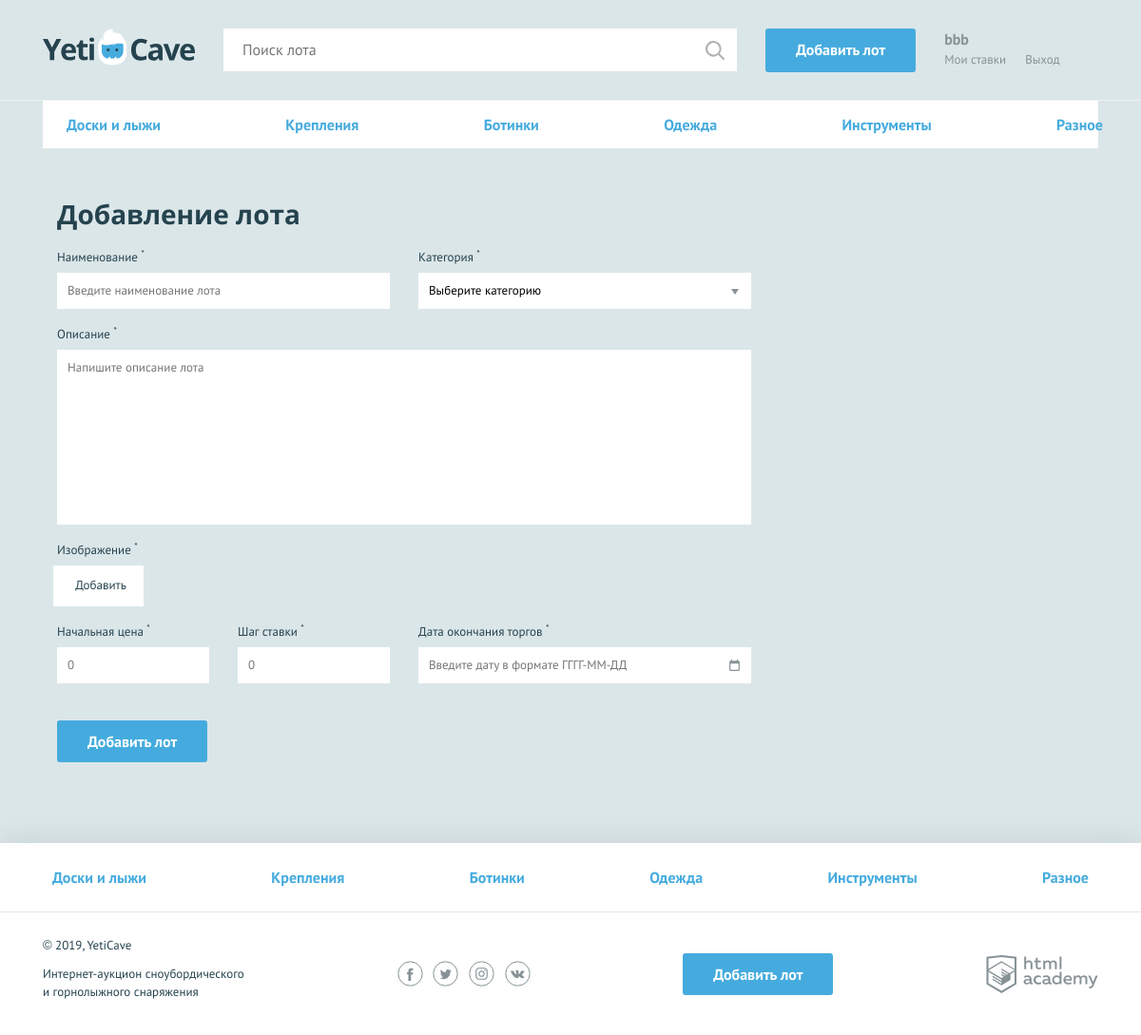
The page /add.php (signed in) on the database its author committed.
### tables this page shows
CREATE TABLE category (
    id_cat INT AUTO_INCREMENT PRIMARY KEY,
    name_cat CHAR(15) NOT NULL UNIQUE,
    code_cat CHAR(15) NOT NULL UNIQUE
);

### helpers.php (called while the page is built, shortened)
<?php
function include_template($name, array $data = []) {
    $name = 'templates/' . $name;
    extract($data);
    require $name;
    $result = ob_get_clean();
    return $result;
}

### init.php (called while the page is built, shortened)
<?php
require_once('config.php');
require_once('functions.php');
$link = mysqli_connect ($db['host'], $db['user'], $db['password'], $db['database']);
mysqli_set_charset($link, "utf8");
$query_category_list = 'SELECT id_cat, name_cat, code_cat FROM category';
$result_category_list = mysqli_query($link, $query_category_list);
$all_category = mysqli_fetch_all($result_category_list, MYSQLI_ASSOC);

### functions.php (called while the page is built, shortened)
<?php
require_once('helpers.php');
function getPostVal($name) {
    return $_POST[$name] ?? "";
};

### templates/main-add.php (the view, shortened to what this page needs)
<nav class="nav">
  <ul class="nav__list container">
    <?php foreach ($category_list as $key => $val) { ?>
      <li class="nav__item">
        <a href="all-lots.php?cat=<?=$val['id_cat']; ?>"><?=$val['name_cat']; ?></a>
      </li>
    <?php }; ?>
  </ul>
</nav>
<form class="form form--add-lot container <?=count($error_list) ? 'form--invalid' : ''; ?>" action="add.php" method="post" enctype="multipart/form-data">
  <h2>Добавление лота</h2>
  <div class="form__container-two">
    <div class="form__item <?=isset($error_list['lot-name']) ? 'form__item--invalid' : ''; ?>">
      <label for="lot-name">Наименование <sup>*</sup></label>
      <input id="lot-name" type="text" name="lot-name" placeholder="Введите наименование лота" value="<?=getPostVal('lot-name'); ?>">
    </div>
    <div class="form__item <?=isset($error_list['category']) ? 'form__item--invalid' : ''; ?>">
        <label for="category">Категория <sup>*</sup></label>
        <select id="category" name="category">
            <option value="">Выберите категорию</option>
        </select>
    </div>
  </div>
  <div class="form__item form__item--wide <?=isset($error_list['message']) ? 'form__item--invalid' : ''; ?>">
    <label for="message">Описание <sup>*</sup></label>
    <textarea id="message" name="message" placeholder="Напишите описание лота"><?=getPostVal('message'); ?></textarea>
  </div>
  <div class="form__item form__item--file <?=isset($error_list['lot-img']) ? 'form__item--invalid' : ''; ?>">
    <label>Изображение <sup>*</sup></label>
    <div class="form__input-file">
      <label for="lot-img">
        Добавить
      </label>
    </div>
  </div>
  <div class="form__container-three">
    <div class="form__item form__item--small <?=isset($error_list['lot-rate']) ? 'form__item--invalid' : ''; ?>">
      <label for="lot-rate">Начальная цена <sup>*</sup></label>
      <input id="lot-rate" type="text" name="lot-rate" placeholder="0" value="<?=getPostVal('lot-rate'); ?>">
    </div>
    <div class="form__item form__item--small <?=isset($error_list['lot-step']) ? 'form__item--invalid' : ''; ?>">
      <label for="lot-step">Шаг ставки <sup>*</sup></label>
      <input id="lot-step" type="text" name="lot-step" placeholder="0" value="<?=getPostVal('lot-step'); ?>">
    </div>
    <div class="form__item <?=isset($error_list['lot-date']) ? 'form__item--invalid' : ''; ?>">
      <label for="lot-date">Дата окончания торгов <sup>*</sup></label>
      <input class="form__input-date" id="lot-date" type="text" name="lot-date" placeholder="Введите дату в формате ГГГГ-ММ-ДД" value="<?=getPostVal('lot-date'); ?>">
    </div>
  </div>
  <button type="submit" class="button">Добавить лот</button>
</form>

### templates/layout.php (shortened to what this page needs)
<!DOCTYPE html>
<html lang="ru">
<head>
    <link href="../css/normalize.min.css" rel="stylesheet">
    <link href="../css/style.css" rel="stylesheet">
    <link href="../css/flatpickr.min.css" rel="stylesheet">
</head>
<body>
<div class="page-wrapper">
<header class="main-header">
    <div class="main-header__container container">
        <a class="main-header__logo" href="index.php">
            <img src="../img/logo.svg" width="160" height="39" alt="Логотип компании YetiCave">
        </a>
        <form class="main-header__search" method="get" action="search.php" autocomplete="off">
            <input type="search" name="search" placeholder="Поиск лота">
            <input class="main-header__search-btn" type="submit" name="find" value="Найти">
        </form>
        <a class="main-header__add-lot button" href="add.php">Добавить лот</a>
        <nav class="user-menu">
            <?php if (isset($_SESSION['user'])) { ?>
                <div class="user-menu__logged">
                    <p><?=$_SESSION['user']['name_user']; ?></p>
                    <a class="user-menu__bets" href="my-bets.php">Мои ставки</a>
                    <a class="user-menu__logout" href="logout.php">Выход</a>
                </div>
            <?php }; ?>
        </nav>
    </div>
</header>
<main class="container"><?=$main_content; ?></main>
</div>
<footer class="main-footer">
    <nav class="nav">
        <ul class="nav__list container">
            <?php foreach ($category_list as $key => $val) { ?>
                <li class="nav__item">
                    <a href="all-lots.php?cat=<?=$val['id_cat']; ?>"><?=($val['name_cat']); ?></a>
                </li>
            <?php }; ?>
        </ul>
    </nav>
    <div class="main-footer__bottom container">
        <div class="main-footer__copyright">
            <p>© 2019, YetiCave</p>
            <p>Интернет-аукцион сноубордического и горнолыжного снаряжения</p>
        </div>
        <div class="main-footer__social social">
            <a class="social__link social__link--facebook" href="#">
            </a>
            <a class="social__link social__link--twitter" href="#">
            </a>
            <a class="social__link social__link--instagram" href="#">
            </a>
            <a class="social__link social__link--vkontakte" href="#">
            </a>
        </div>
        <a class="main-footer__add-lot button" href="add.php">Добавить лот</a>
        <div class="main-footer__developed-by">
            <a class="logo-academy" href="https://htmlacademy.ru/intensive/php">
            </a>
        </div>
    </div>
</footer>
</body>
</html>

### rows shown on the page
category: name_cat "Доски и лыжи"
category: name_cat "Крепления"
category: name_cat "Ботинки"
category: name_cat "Одежда"
category: name_cat "Инструменты"
category: name_cat "Разное"

### other values the page prints
$_SESSION['user']['name_user'] "bbb"
